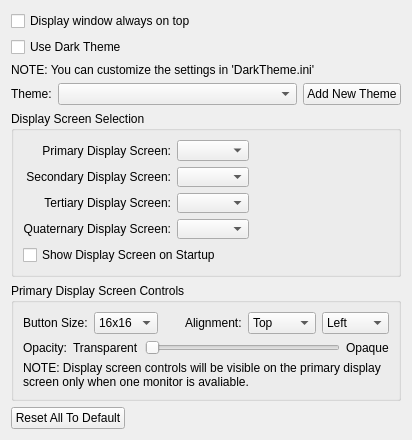
<?xml version="1.0" encoding="UTF-8"?>
<ui version="4.0">
 <class>GeneralSettingWidget</class>
 <widget class="QWidget" name="GeneralSettingWidget">
  <property name="geometry">
   <rect>
    <x>0</x>
    <y>0</y>
    <width>412</width>
    <height>440</height>
   </rect>
  </property>
  <layout class="QVBoxLayout" name="verticalLayout">
   <item>
    <widget class="QCheckBox" name="checkBoxDisplayOnTop">
     <property name="toolTip">
      <string>If checked, the screen &quot;window&quot; is always drawn on top of other windows. This prevents the user from accidently drawing a window onto the projector's screen.</string>
     </property>
     <property name="text">
      <string>Display window always on top</string>
     </property>
    </widget>
   </item>
   <item>
    <widget class="QCheckBox" name="checkBoxUseDarkTheme">
     <property name="toolTip">
      <string>Immediately Updates Registry</string>
     </property>
     <property name="text">
      <string>Use Dark Theme</string>
     </property>
    </widget>
   </item>
   <item>
    <widget class="QLabel" name="labelDarkThemeInfo">
     <property name="toolTip">
      <string/>
     </property>
     <property name="text">
      <string>NOTE: You can customize the settings in 'DarkTheme.ini'</string>
     </property>
    </widget>
   </item>
   <item>
    <layout class="QHBoxLayout" name="horizontalLayout_2">
     <item>
      <widget class="QLabel" name="label">
       <property name="text">
        <string>Theme:</string>
       </property>
      </widget>
     </item>
     <item>
      <widget class="QComboBox" name="comboBoxTheme">
       <property name="sizePolicy">
        <sizepolicy hsizetype="MinimumExpanding" vsizetype="Fixed">
         <horstretch>0</horstretch>
         <verstretch>0</verstretch>
        </sizepolicy>
       </property>
      </widget>
     </item>
     <item>
      <widget class="QPushButton" name="pushButtonAddTheme">
       <property name="text">
        <string>Add New Theme</string>
       </property>
       <property name="icon">
        <iconset resource="softprojector.qrc">
         <normaloff>:/icons/icons/add.png</normaloff>:/icons/icons/add.png</iconset>
       </property>
      </widget>
     </item>
    </layout>
   </item>
   <item>
    <widget class="QGroupBox" name="groupBoxDisplayScreen">
     <property name="title">
      <string>Display Screen Selection</string>
     </property>
     <layout class="QGridLayout" name="gridLayout">
      <item row="1" column="1">
       <widget class="QComboBox" name="comboBoxDisplayScreen_2">
        <property name="sizePolicy">
         <sizepolicy hsizetype="Expanding" vsizetype="Fixed">
          <horstretch>0</horstretch>
          <verstretch>0</verstretch>
         </sizepolicy>
        </property>
        <property name="toolTip">
         <string>Select onto which screen to display</string>
        </property>
       </widget>
      </item>
      <item row="1" column="2">
       <spacer name="horizontalSpacer_3">
        <property name="orientation">
         <enum>Qt::Horizontal</enum>
        </property>
        <property name="sizeHint" stdset="0">
         <size>
          <width>162</width>
          <height>20</height>
         </size>
        </property>
       </spacer>
      </item>
      <item row="0" column="2">
       <spacer name="horizontalSpacer_2">
        <property name="orientation">
         <enum>Qt::Horizontal</enum>
        </property>
        <property name="sizeHint" stdset="0">
         <size>
          <width>162</width>
          <height>20</height>
         </size>
        </property>
       </spacer>
      </item>
      <item row="2" column="2">
       <spacer name="horizontalSpacer_5">
        <property name="orientation">
         <enum>Qt::Horizontal</enum>
        </property>
        <property name="sizeHint" stdset="0">
         <size>
          <width>40</width>
          <height>20</height>
         </size>
        </property>
       </spacer>
      </item>
      <item row="0" column="0">
       <widget class="QLabel" name="label_displayScreen">
        <property name="text">
         <string>Primary Display Screen:</string>
        </property>
        <property name="alignment">
         <set>Qt::AlignRight|Qt::AlignTrailing|Qt::AlignVCenter</set>
        </property>
       </widget>
      </item>
      <item row="2" column="1">
       <widget class="QComboBox" name="comboBoxDisplayScreen_3">
        <property name="sizePolicy">
         <sizepolicy hsizetype="Expanding" vsizetype="Fixed">
          <horstretch>0</horstretch>
          <verstretch>0</verstretch>
         </sizepolicy>
        </property>
        <property name="toolTip">
         <string>Select onto which screen to display</string>
        </property>
       </widget>
      </item>
      <item row="0" column="1">
       <widget class="QComboBox" name="comboBoxDisplayScreen">
        <property name="sizePolicy">
         <sizepolicy hsizetype="MinimumExpanding" vsizetype="Fixed">
          <horstretch>0</horstretch>
          <verstretch>0</verstretch>
         </sizepolicy>
        </property>
        <property name="toolTip">
         <string>Select onto which screen to dispaly</string>
        </property>
       </widget>
      </item>
      <item row="2" column="0">
       <widget class="QLabel" name="label_displayScreen_3">
        <property name="text">
         <string>Tertiary Display Screen:</string>
        </property>
        <property name="alignment">
         <set>Qt::AlignRight|Qt::AlignTrailing|Qt::AlignVCenter</set>
        </property>
       </widget>
      </item>
      <item row="1" column="0">
       <widget class="QLabel" name="label_displayScreen_2">
        <property name="text">
         <string>Secondary Display Screen:</string>
        </property>
        <property name="alignment">
         <set>Qt::AlignRight|Qt::AlignTrailing|Qt::AlignVCenter</set>
        </property>
       </widget>
      </item>
      <item row="4" column="0" colspan="3">
       <widget class="QCheckBox" name="checkBoxDisplayOnStartUp">
        <property name="text">
         <string>Show Display Screen on Startup</string>
        </property>
       </widget>
      </item>
      <item row="3" column="0">
       <widget class="QLabel" name="label_displayScreen_4">
        <property name="text">
         <string>Quaternary Display Screen:</string>
        </property>
        <property name="alignment">
         <set>Qt::AlignRight|Qt::AlignTrailing|Qt::AlignVCenter</set>
        </property>
       </widget>
      </item>
      <item row="3" column="1">
       <widget class="QComboBox" name="comboBoxDisplayScreen_4">
        <property name="toolTip">
         <string>Select onto which screen to display</string>
        </property>
       </widget>
      </item>
      <item row="3" column="2">
       <spacer name="horizontalSpacer_6">
        <property name="orientation">
         <enum>Qt::Horizontal</enum>
        </property>
        <property name="sizeHint" stdset="0">
         <size>
          <width>40</width>
          <height>20</height>
         </size>
        </property>
       </spacer>
      </item>
     </layout>
    </widget>
   </item>
   <item>
    <widget class="QGroupBox" name="groupBoxDisplayControls">
     <property name="title">
      <string>Primary Display Screen Controls</string>
     </property>
     <layout class="QGridLayout" name="gridLayout_4">
      <item row="0" column="0">
       <layout class="QHBoxLayout" name="horizontalLayout">
        <item>
         <widget class="QLabel" name="labelIconSize">
          <property name="text">
           <string>Button Size:</string>
          </property>
         </widget>
        </item>
        <item>
         <widget class="QComboBox" name="comboBoxIconSize">
          <item>
           <property name="text">
            <string>16x16</string>
           </property>
          </item>
          <item>
           <property name="text">
            <string>24x24</string>
           </property>
          </item>
          <item>
           <property name="text">
            <string>32x32</string>
           </property>
          </item>
          <item>
           <property name="text">
            <string>48x48</string>
           </property>
          </item>
          <item>
           <property name="text">
            <string>64x64</string>
           </property>
          </item>
          <item>
           <property name="text">
            <string>96x96</string>
           </property>
          </item>
         </widget>
        </item>
        <item>
         <spacer name="horizontalSpacer_4">
          <property name="orientation">
           <enum>Qt::Horizontal</enum>
          </property>
          <property name="sizeHint" stdset="0">
           <size>
            <width>40</width>
            <height>20</height>
           </size>
          </property>
         </spacer>
        </item>
        <item>
         <widget class="QLabel" name="labelAlignment">
          <property name="text">
           <string>Alignment:</string>
          </property>
         </widget>
        </item>
        <item>
         <widget class="QComboBox" name="comboBoxControlsAlignV">
          <item>
           <property name="text">
            <string>Top</string>
           </property>
          </item>
          <item>
           <property name="text">
            <string>Middle</string>
           </property>
          </item>
          <item>
           <property name="text">
            <string>Bottom</string>
           </property>
          </item>
         </widget>
        </item>
        <item>
         <widget class="QComboBox" name="comboBoxControlsAlignH">
          <item>
           <property name="text">
            <string>Left</string>
           </property>
          </item>
          <item>
           <property name="text">
            <string>Center</string>
           </property>
          </item>
          <item>
           <property name="text">
            <string>Right</string>
           </property>
          </item>
         </widget>
        </item>
       </layout>
      </item>
      <item row="1" column="0">
       <layout class="QHBoxLayout" name="horizontalLayout_3">
        <item>
         <widget class="QLabel" name="labelOpacity">
          <property name="text">
           <string>Opacity:</string>
          </property>
         </widget>
        </item>
        <item>
         <widget class="QLabel" name="labelTransparent">
          <property name="text">
           <string>Transparent</string>
          </property>
         </widget>
        </item>
        <item>
         <widget class="QSlider" name="horizontalSliderOpacity">
          <property name="maximum">
           <number>102</number>
          </property>
          <property name="orientation">
           <enum>Qt::Horizontal</enum>
          </property>
         </widget>
        </item>
        <item>
         <widget class="QLabel" name="labelOpaque">
          <property name="text">
           <string>Opaque</string>
          </property>
         </widget>
        </item>
       </layout>
      </item>
      <item row="2" column="0">
       <widget class="QLabel" name="labelControlsInfo">
        <property name="text">
         <string>NOTE: Display screen controls will be visible on the primary display screen only when one monitor is avaliable.</string>
        </property>
        <property name="wordWrap">
         <bool>true</bool>
        </property>
       </widget>
      </item>
     </layout>
    </widget>
   </item>
   <item>
    <spacer name="verticalSpacer">
     <property name="orientation">
      <enum>Qt::Vertical</enum>
     </property>
     <property name="sizeHint" stdset="0">
      <size>
       <width>20</width>
       <height>14</height>
      </size>
     </property>
    </spacer>
   </item>
   <item>
    <layout class="QGridLayout" name="gridLayout_2">
     <item row="0" column="0">
      <widget class="QPushButton" name="pushButtonDefault">
       <property name="text">
        <string>Reset All To Default</string>
       </property>
      </widget>
     </item>
     <item row="0" column="1">
      <spacer name="horizontalSpacer">
       <property name="orientation">
        <enum>Qt::Horizontal</enum>
       </property>
       <property name="sizeHint" stdset="0">
        <size>
         <width>40</width>
         <height>20</height>
        </size>
       </property>
      </spacer>
     </item>
    </layout>
   </item>
  </layout>
 </widget>
 <tabstops>
  <tabstop>checkBoxDisplayOnTop</tabstop>
  <tabstop>comboBoxTheme</tabstop>
  <tabstop>pushButtonAddTheme</tabstop>
  <tabstop>comboBoxDisplayScreen</tabstop>
  <tabstop>comboBoxDisplayScreen_2</tabstop>
  <tabstop>comboBoxIconSize</tabstop>
  <tabstop>comboBoxControlsAlignV</tabstop>
  <tabstop>comboBoxControlsAlignH</tabstop>
  <tabstop>horizontalSliderOpacity</tabstop>
  <tabstop>pushButtonDefault</tabstop>
 </tabstops>
 <resources>
  <include location="softprojector.qrc"/>
 </resources>
 <connections/>
</ui>
